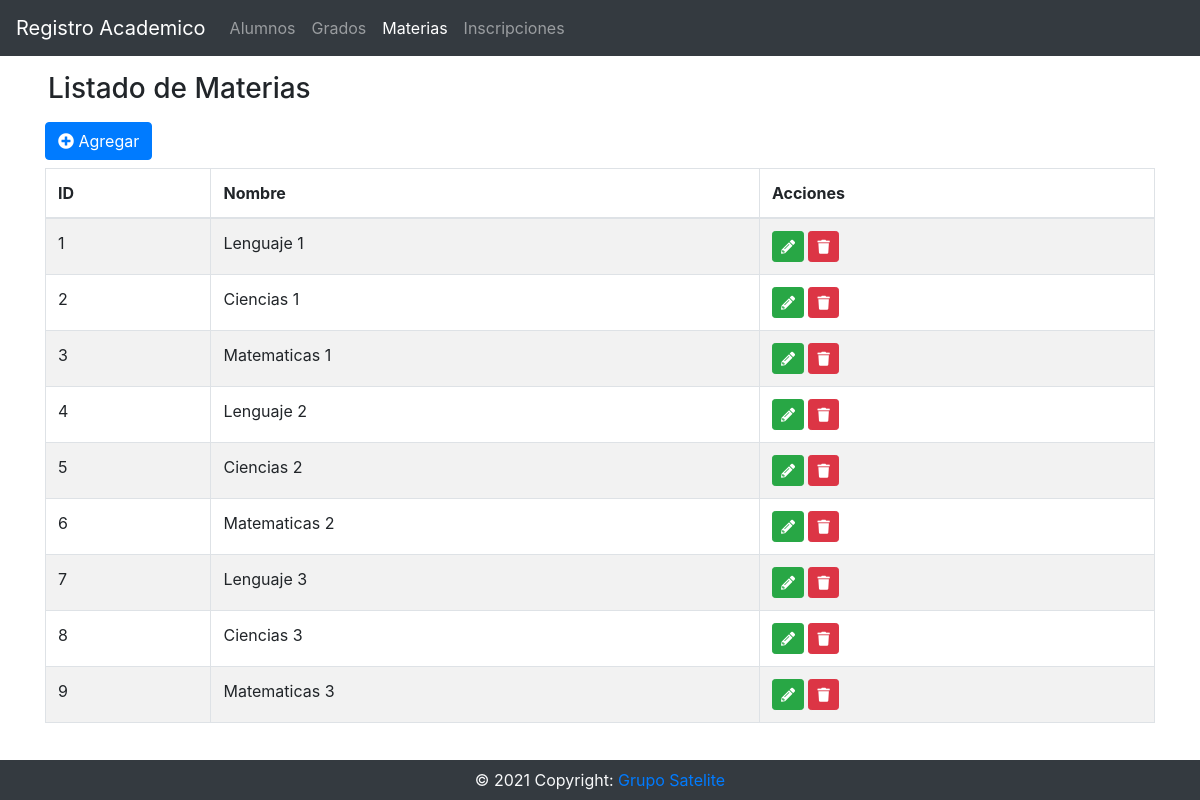
/index.php/materia, run on the app's committed database.
### tables this page shows
CREATE TABLE `mat_materia` (
    mat_id INTEGER(10) NOT NULL PRIMARY KEY AUTO_INCREMENT,
    mat_nombre VARCHAR(100) NOT NULL
);

### application/controllers/Materia.php (called while the page is built, shortened)
<?php
class Materia extends CI_Controller
{
    public function __construct()
    {
        $this->load->model('materia_model');
    }
    public function index()
    {
        $data['title'] = "Listado de Materias";
        $data['op'] = "M";
        $data['materias'] = $this->materia_model->getAll();
        $this->load->view('templates/header', $data);
        $this->load->view('materia/index', $data);
        $this->load->view('templates/footer');
    }
}

### index.php (called while the page is built, shortened)
<?php
require_once BASEPATH.'core/CodeIgniter.php';

### application/models/Materia_model.php (called while the page is built, shortened)
<?php
class Materia_model extends CI_Model
{
    public function getAll()
    {
        $query = $this->db->get('mat_materia');
        return $query->result_array();
    }
}

### application/views/materia/index.php (the view, shortened to what this page needs)
<div class="container">
    <a href="http://localhost/escuela/index.php/materia/create" class="btn btn-primary mb-2">
        <i class="fas fa-plus-circle"></i> Agregar
    </a>
    <table class="table table-bordered table-striped">
        <thead>
            <th>ID</th>
            <th>Nombre</th>
            <th>Acciones</th>
        </thead>
        <tbody>
            <?php foreach($materias as $materia): ?>
                <tr>
                    <td><?= $materia['mat_id'] ?></td>
                    <td><?= $materia['mat_nombre'] ?></td>
                    <td>
                        <a href="<?= 'http://localhost/escuela/index.php/materia/edit/'.$materia['mat_id'] ?>" class="btn btn-sm btn-success">
                            <span><i class="fas fa-pencil-alt"></i></span>
                        </a>
                        <button onclick="eliminarMateria('<?= $materia['mat_id'] ?>', '<?= $materia['mat_nombre'] ?>')"" class="btn btn-sm btn-danger">
                            <span><i class="fas fa-trash"></i></span>
                        </button>
                    </td>
                </tr>
            <?php endforeach; ?>
        </tbody>
    </table>
</div>

### application/views/templates/header.php (shortened to what this page needs)
<!DOCTYPE html>
<html lang="en">
<head>
    <link rel="stylesheet" href="https://cdn.jsdelivr.net/npm/bootstrap@4.5.3/dist/css/bootstrap.min.css">
    <link rel="stylesheet" href="https://cdnjs.cloudflare.com/ajax/libs/font-awesome/5.15.3/css/all.min.css" />
</head>
<body>
    <nav class="navbar navbar-expand-lg navbar-dark bg-dark">
        <a class="navbar-brand" href="http://localhost/escuela/index.php">Registro Academico</a>
        <div class="collapse navbar-collapse" id="navbarSupportedContent">
            <ul class="navbar-nav mr-auto">
            <li class="nav-item <?= ($op == 'A') ? 'active' : '' ?>">
                <a class="nav-link" href="http://localhost/escuela/index.php/alumno/index">Alumnos <span class="sr-only">(current)</span></a>
            </li>
            <li class="nav-item <?= ($op == 'G') ? 'active' : '' ?>">
                <a class="nav-link" href="http://localhost/escuela/index.php/grado/index">Grados</a>
            </li>
            <li class="nav-item <?= ($op == 'M') ? 'active' : '' ?>">
                <a class="nav-link" href="http://localhost/escuela/index.php/materia/index">Materias</a>
            </li>
            <li class="nav-item <?= ($op == 'I') ? 'active' : '' ?>">
                <a class="nav-link" href="http://localhost/escuela/index.php/inscripcion/index">Inscripciones</a>
            </li>
        </div>
    </nav>
    <h3 class="mt-3 mb-3 ml-5"><?= $title ?></h3>

### application/views/templates/footer.php (shortened to what this page needs)
<div class="footer font-small blue bg-dark">
    <div class="text-center py-2 text-light">© 2021 Copyright:
      <a href="https://gruposatelite.net/">Grupo Satelite</a>
    </div>
</div>
</body>
</html>

### application/views/templates/header.php (style rules this page uses)
.footer { position: fixed; left: 0px; bottom: 0px; right: 0px; width: 100%; text-align: center; margin-bottom: 0px; }
body { margin-bottom:50px; }

### data on the page
mat_materia: mat_id "1", mat_nombre "Lenguaje 1"
mat_materia: mat_id "2", mat_nombre "Ciencias 1"
mat_materia: mat_id "3", mat_nombre "Matematicas 1"
mat_materia: mat_id "4", mat_nombre "Lenguaje 2"
mat_materia: mat_id "5", mat_nombre "Ciencias 2"
mat_materia: mat_id "6", mat_nombre "Matematicas 2"
mat_materia: mat_id "7", mat_nombre "Lenguaje 3"
mat_materia: mat_id "8", mat_nombre "Ciencias 3"
mat_materia: mat_id "9", mat_nombre "Matematicas 3"

### other printed values
$title "Listado de Materias"
